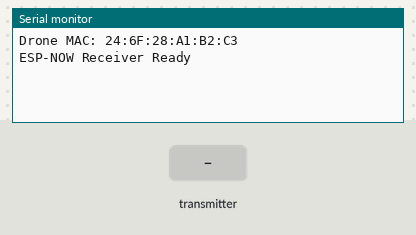
Recording of a sketch running on a simulated ESP32. On the bench: the last lines printed to the serial monitor. The inputs (shaded band) are chosen by the test bench.

Above: at 3.6 s.
3.7 s: the transmitter starts sending targetThrottle = 0
At 4.01 s:
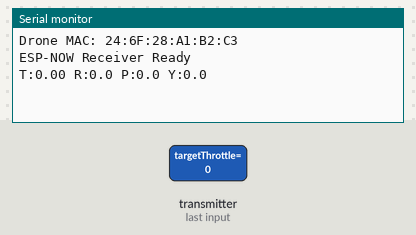
5.7 s: the transmitter starts sending targetYawAngle = 45
At 6.01 s:
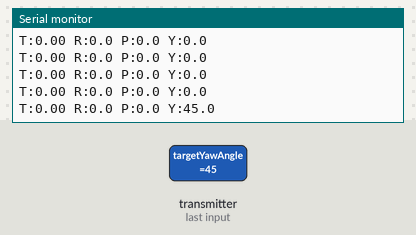
7.2 s: the transmitter starts sending targetRollAngle = 45
At 7.51 s:
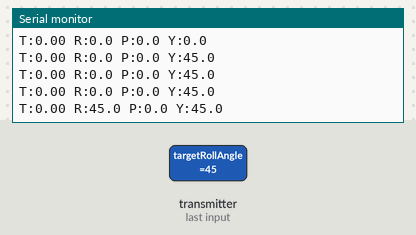
8.7 s: the transmitter starts sending targetPitchAngle = 45
At 9.01 s:
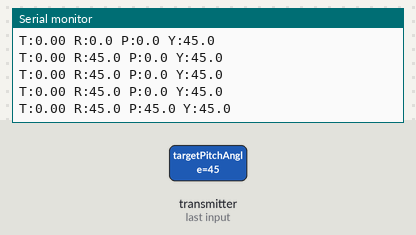
10.2 s: the transmitter starts sending targetThrottle = 25
At 10.51 s:
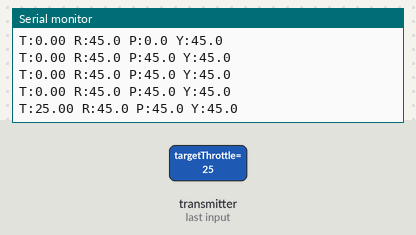
11.7 s: the transmitter starts sending targetYawAngle = 0
At 12.01 s:
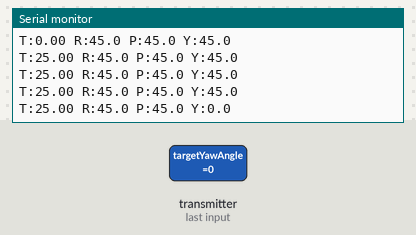

Measured:
- after the input at 3.7 s, the serial monitor: prints a new line at once (image 1)
- after the input at 5.7 s, the serial monitor: prints a new line at once (image 2)
- after the input at 7.2 s, the serial monitor: prints a new line at once (image 3)
- after the input at 8.7 s, the serial monitor: prints a new line at once (image 4)
- after the input at 10.2 s, the serial monitor: prints a new line at once (image 5)
- after the input at 11.7 s, the serial monitor: prints a new line at once (image 6)

The sketch:

receiver.ino
```cpp
#include <WiFi.h>
#include <esp_now.h>
#include <string.h>


#define ESP_POWER_PIN 4   // power control

typedef enum {
  OFF = 0,
  MANUAL,
  CALIBERATING,
  STABLIZE,
  RTH
} FlightMode;

typedef struct {
  FlightMode mode;
  float targetThrottle;
  float targetYawAngle;
  float targetRollAngle;
  float targetPitchAngle;
  uint32_t timestamp;
} ControlValue;

volatile ControlValue rxCmd;


void onReceive(const esp_now_recv_info_t *info,
               const uint8_t *incomingData,
               int len) {

  if (len != sizeof(ControlValue)) {
    Serial.println("Invalid packet size");
    return;
  }

  memcpy((void*)&rxCmd, incomingData, sizeof(ControlValue));

  Serial.print("T:");
  Serial.print(rxCmd.targetThrottle, 2);
  Serial.print(" R:");
  Serial.print(rxCmd.targetRollAngle, 1);
  Serial.print(" P:");
  Serial.print(rxCmd.targetPitchAngle, 1);
  Serial.print(" Y:");
  Serial.println(rxCmd.targetYawAngle, 1);
}


void setup() {
  Serial.begin(115200);
  delay(2000);

  pinMode(ESP_POWER_PIN, OUTPUT);
  digitalWrite(ESP_POWER_PIN, HIGH);
  delay(200);

  WiFi.mode(WIFI_STA);
  delay(200);

  Serial.print("Drone MAC: ");
  Serial.println(WiFi.macAddress());

  if (esp_now_init() != ESP_OK) {
    Serial.println("ESP-NOW init failed");
    return;
  }

  esp_now_register_recv_cb(onReceive);

  Serial.println("ESP-NOW Receiver Ready");
}

void loop() {}
```
